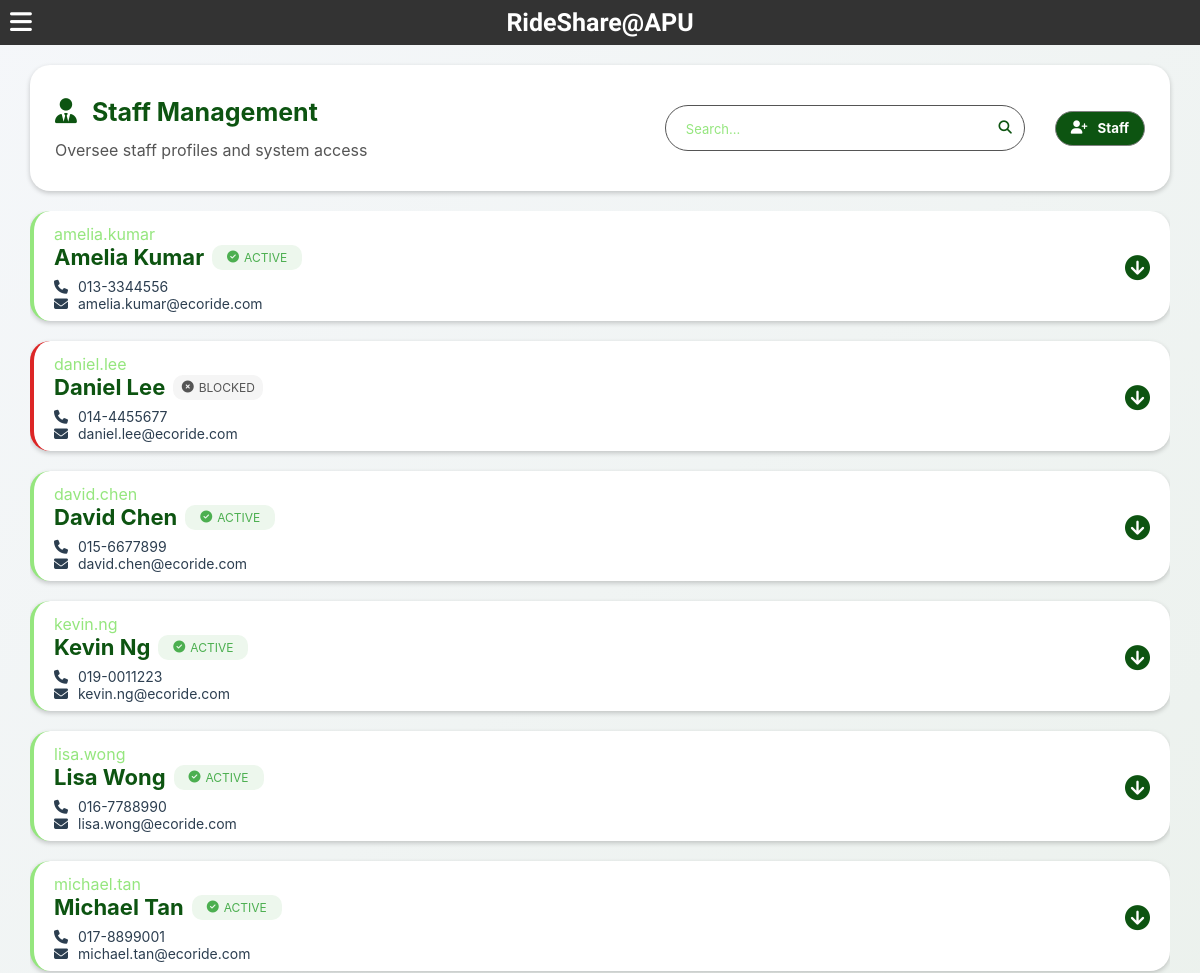
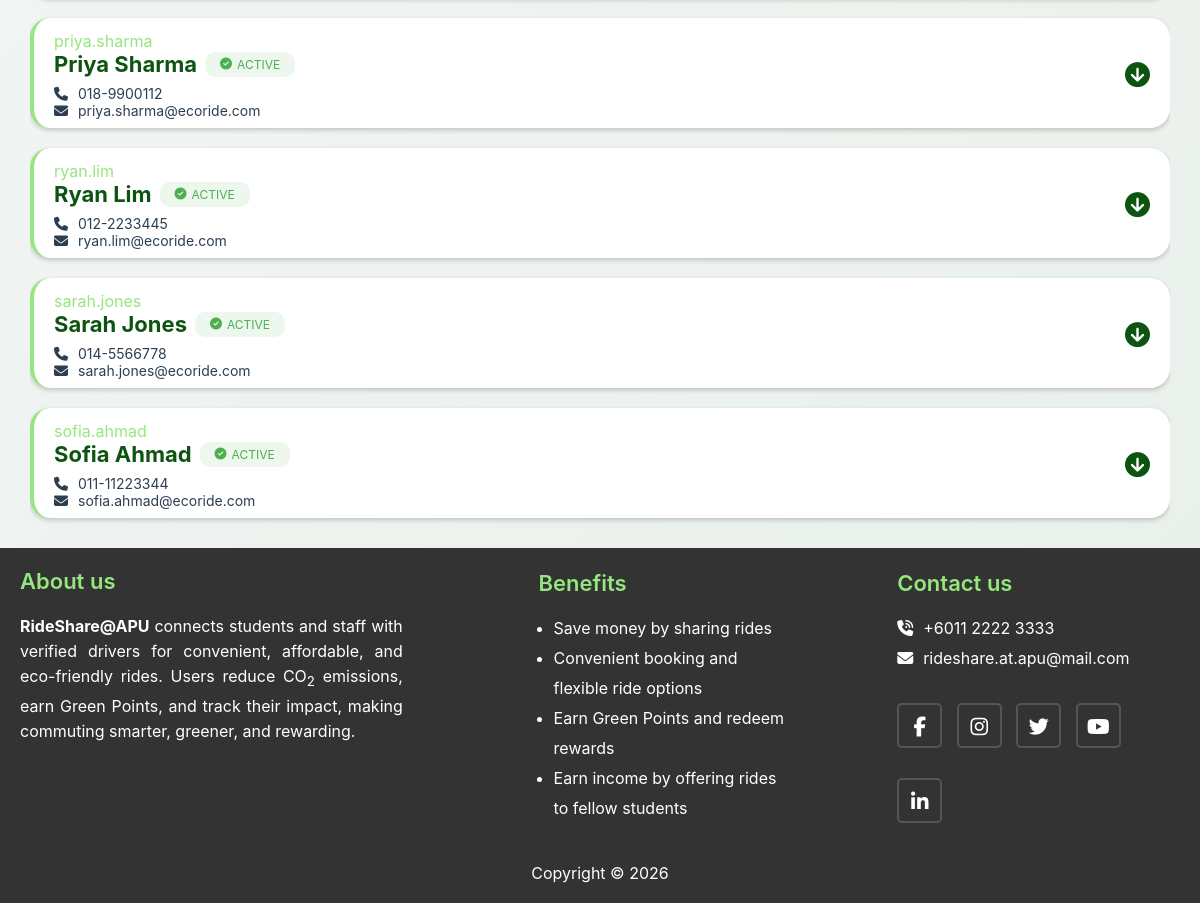
Screenshot of /admin/adminStaffManagement.php (signed in) with the database file from the repository (2 pictures, top to bottom).
### tables this page shows
CREATE TABLE `tbl_staff_info` (
  `staff_username` varchar(50) NOT NULL,
  `staff_name` varchar(100) NOT NULL,
  `staff_ic_passport` varchar(20) NOT NULL,
  `staff_dob` date NOT NULL,
  `staff_gender` varchar(10) NOT NULL,
  `staff_contact` varchar(20) NOT NULL,
  `staff_email` varchar(255) NOT NULL
);

### admin/adminStaffManagement.php (the view, shortened to what this page needs)
<?php
include '../global/dbConnection.php';
$staffQuery = "
                SELECT s.staff_username, s.staff_name, s.staff_ic_passport, s.staff_dob, s.staff_gender, s.staff_contact, s.staff_email, l.login_role, l.login_status
                FROM tbl_staff_info s INNER JOIN tbl_login l ON s.staff_username = l.login_username
                WHERE l.login_role = 'STAFF' ORDER BY s.staff_username ASC
            ";
$staffResult = mysqli_query($connection, $staffQuery);
?>
<!DOCTYPE html>
<html lang="en">
    <head>
        <link rel="stylesheet" href="../global/main.css">
        <link rel="stylesheet" href="../global/footer.css">
        <link rel="stylesheet" href="../global/menu.css">
        <link rel="stylesheet" href="https://cdnjs.cloudflare.com/ajax/libs/font-awesome/6.5.1/css/all.min.css"/>
        <link rel="stylesheet" href="admin.css">
        <link rel="stylesheet" href="searchBar.css">
        <link rel="stylesheet" href="adminEntityManagement.css">
    </head>
    <body>
        <?php include 'adminMenu.php'; ?>
        <main>
            <div class="page-container">
                <div class="page-header card">
                    <div class="page-header-title">
                        <h1 class="menu-title flex-icon"> <i class="fa-solid fa-user-tie"></i>Staff Management</h1>
                        <p>Oversee staff profiles and system access</p>
                    </div>
                    <div class="page-header-action">
                        <?php include 'searchBar.php'; ?>
                        <button type="button" class="add-button flex-icon" id="add-staff-button">
                            <i class="fa-solid fa-user-plus"></i>Staff
                        </button>
                    </div>
                </div>
                <div class="card-container" id="card-container">
                    <?php while($row = mysqli_fetch_assoc($staffResult)): ?>
                        <div class="user-card card searchable-card" style="border-left: <?= $row['login_status'] === 'BLOCKED' ? '4px solid var(--error-red)' : '4px solid var(--light-green)' ?>;">
                            <i class="fa-solid fa-circle-arrow-down click-icon view-user-btn"></i>
                            <div class="user-card-body">
                                <div class="user-contact">
                                    <span data-searchable class="username"><?= $row['staff_username']?></span>
                                    <div class="user-name-status">
                                        <p><?= $row['staff_name']?></p>
                                        <div class="status">
                                            <i class="status-icon"></i>
                                            <span class="status-text status-label"><?= htmlspecialchars($row['login_status']) ?></span>
                                        </div>
                                    </div>
                                    <p data-searchable class="flex-icon"><i class="fa-solid fa-phone"></i><?= $row['staff_contact']?></p>
                                    <p  data-searchable class="flex-icon"><i class="fa-solid fa-envelope"></i><?= $row['staff_email']?></p>
                                </div>
                            </div>
                        </div>
                    <?php endwhile; ?>
                </div>
            </div>
        </main>
        <?php include '../global/footer.php'; ?>
    </body>
</html>

### global/main.css (style rules this page uses)
:root { --dark-green: #0D5411; --light-green: #95e67e; --error-red: #DC2626; --hover-green: #F3F7F4; --white: #FFFFFF; }
* { margin: 0; padding: 0; box-sizing: border-box; font-family: 'Inter', sans-serif; text-decoration: none; }
main { min-height: 680px; }
body { padding-top: 45px; }
button { color: var(--white); font-weight: bold; background-color: var(--dark-green); border-radius: 20px; border: 0.5px solid grey; transition: all 0.5s ease; }

### global/menu.css (style rules this page uses)
:root { --icon-size: 25px; }
i { transition: 0.5s ease; }

### admin/admin.css (style rules this page uses)
:root { --dark-green: #0D5411; --light-green: #95e67e; --hover-green: #F3F7F4; --grey-color: #555; --grey-shadow: #e0e0e0; --grey-hover: #eee; --error-red: #DC2626; --block-red: #BB0C0B; --padding-top-bottom: 10px; --padding-left-right: 20px; --menu-title: 25px; --card-title: 18px; --normal-text: 14px; --small-text: 12px; --border-radius: 20px; --input-border-radius: 8px; }
body { background: linear-gradient(135deg, #f5f7fa 0%, #e8efe8 100%); color: #2c3e50; }
.flex-icon { display: flex; align-items: center; justify-content: center; gap: 10px; }
.flex-icon.menu-title i { font-size: 25px; }
.click-icon { cursor: pointer; color: var(--dark-green); transition: all 0.5s ease; }
.page-container { width: 95%; margin: 0 auto; height: auto; display: flex; flex-direction: column; }
.page-header.card { width: 100%; margin: 20px 0; flex-direction: row; }
.page-header > * { flex: 1 1 45%; padding: 25px; display: flex; flex-direction: column; justify-content: center; gap: 13px; }
.page-header .page-header-title p { color: var(--grey-color); }
.page-header .page-header-title .menu-title { font-size: var(--menu-title); font-weight: bold; color: var(--dark-green); gap: 15px; justify-content: flex-start; }
.page-header .page-header-action { display: flex; flex-direction: row; justify-content: flex-end; align-items: center; gap: 30px; }
.add-button { border-radius: 25px; width: auto; height: 35px; padding: 5px 15px; transition: transform 1s ease; }
.card-container { width: 100%; display: flex; flex-wrap: wrap; height: auto; overflow: hidden; padding-bottom: 30px; }
.card { border-radius: var(--border-radius); box-shadow: 0 2px 5px rgba(0, 0, 0, 0.2); display: flex; flex-direction: column; background-color: var(--white); transition: all 0.5s ease; }
.status { padding: 5px; font-size: var(--small-text); border-radius: 10px; display: flex; gap: 5px; align-items: center; justify-content: center; width: 90px; }
.status-active { color: #4CAF50; background-color: #EDF7ED; }
.status-inactive { color: var(--grey-color); background-color: #F5F5F5; }

### admin/adminEntityManagement.css (style rules this page uses)
.card-container { gap: 20px 45px; }
.user-card { width: 100%; max-height: 110px; overflow: hidden; position: relative; transition: all 0.6s ease; }
.view-user-btn { position: absolute; right: 20px; top: 45px; font-size: 25px; }
.user-card-body { padding: 8px 10px; display: flex; flex-direction: column; }
.user-card-body > * { width: 100%; }
.user-contact { display: flex; flex-direction: column; padding: 5px 10px; }
.user-contact .username { color: var(--light-green); }
.user-name-status { display: flex; align-items: center; gap: 8px; margin-bottom: 8px; }
.user-name-status p { font-size: 22px; font-weight: bold; color: var(--dark-green); }
.user-contact :nth-child(3), .user-contact :nth-child(4) { font-size: 14px; }
.user-card-body .flex-icon { justify-content: flex-start; }

### rows the page displays
tbl_staff_info: staff_username "amelia.kumar", staff_name "Amelia Kumar", staff_username.login_status "ACTIVE", staff_contact "013-3344556", staff_email "amelia.kumar@ecoride.com"
tbl_staff_info: staff_username "daniel.lee", staff_name "Daniel Lee", staff_username.login_status "BLOCKED", staff_contact "014-4455677", staff_email "daniel.lee@ecoride.com"
tbl_staff_info: staff_username "david.chen", staff_name "David Chen", staff_username.login_status "ACTIVE", staff_contact "015-6677899", staff_email "david.chen@ecoride.com"
tbl_staff_info: staff_username "kevin.ng", staff_name "Kevin Ng", staff_username.login_status "ACTIVE", staff_contact "019-0011223", staff_email "kevin.ng@ecoride.com"
tbl_staff_info: staff_username "lisa.wong", staff_name "Lisa Wong", staff_username.login_status "ACTIVE", staff_contact "016-7788990", staff_email "lisa.wong@ecoride.com"
tbl_staff_info: staff_username "michael.tan", staff_name "Michael Tan", staff_username.login_status "ACTIVE", staff_contact "017-8899001", staff_email "michael.tan@ecoride.com"
tbl_staff_info: staff_username "priya.sharma", staff_name "Priya Sharma", staff_username.login_status "ACTIVE", staff_contact "018-9900112", staff_email "priya.sharma@ecoride.com"
tbl_staff_info: staff_username "ryan.lim", staff_name "Ryan Lim", staff_username.login_status "ACTIVE", staff_contact "012-2233445", staff_email "ryan.lim@ecoride.com"
tbl_staff_info: staff_username "sarah.jones", staff_name "Sarah Jones", staff_username.login_status "ACTIVE", staff_contact "014-5566778", staff_email "sarah.jones@ecoride.com"
tbl_staff_info: staff_username "sofia.ahmad", staff_name "Sofia Ahmad", staff_username.login_status "ACTIVE", staff_contact "011-11223344", staff_email "sofia.ahmad@ecoride.com"
